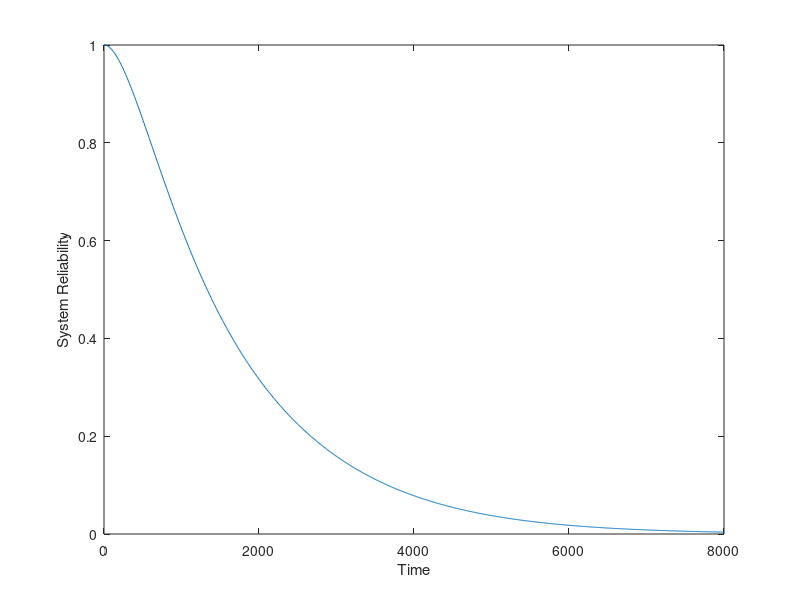

This figure's MATLAB source:
x = linspace(0,8000,1000);
cpu = exp(-(x/10000));
rt = exp(-(x/4500));
ahrs = exp(-(x/2000));
ins = exp(-(x/2000));
doppler = exp(-(x/500));
bus = exp(-(x/60000));

Rsys = (1 - (1 - bus).^2).*(1 - (1 - bus).^2).*(1 - (1 - cpu).^2).*(1 - (1 - rt).^2).*(1 - (1 - ins).*(1 - (doppler.*(1 - (1 - ahrs).^3))));
plot(x,Rsys);
xlabel('Time');
ylabel('System Reliability');